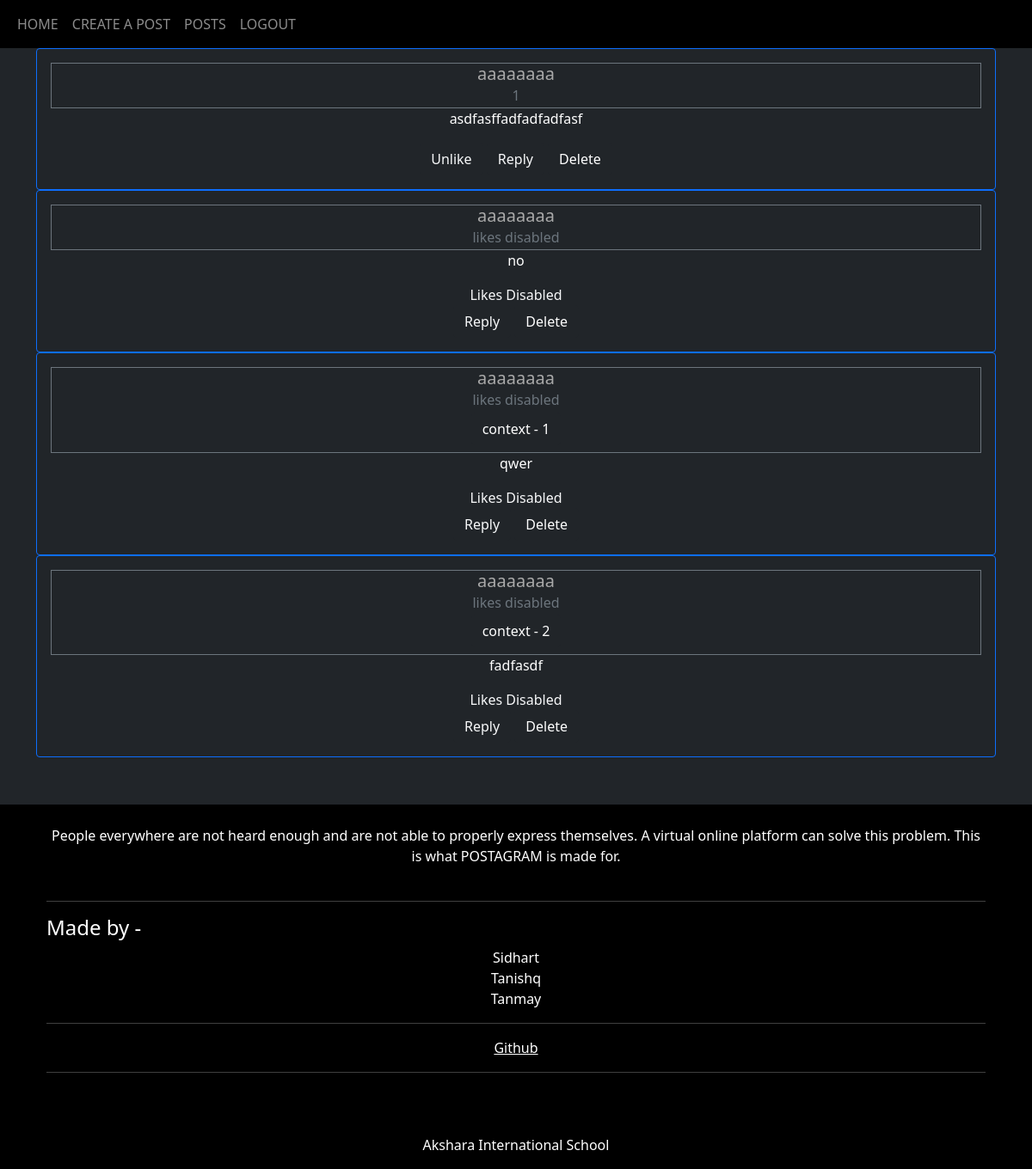
The app's page /posts (signed in) with its own data.
### website/models.py (models this page shows)
class Posts(database.Model):
    id = database.Column(database.Integer, primary_key=True)
    author = database.Column(database.String(150), database.ForeignKey('users.id'), nullable=False)
    parent = database.Column(database.Integer)
    content = database.Column(Text)  # Unlimited length for post content
    likable = database.Column(database.Boolean, default=True)
    likes = database.Column(database.Integer, default=0)

### website/home.py (the view)
@home.route("/posts")
def posts():
    posts = Posts.query.all()
    likes = Likes.query.filter_by(userID=current_user.id).all() if current_user.is_authenticated else []
    likes = [like.postID for like in likes]
    return render_template("posts.html", posts=posts, user=current_user, likes=likes)

### website/__init__.py (called while the page is built)
def create_app():
    app = Flask(__name__)
    app.config['SECRET_KEY'] = "asdf"
    app.config['SQLALCHEMY_DATABASE_URI'] = 'mysql+pymysql://root:root@localhost/postagram'
    database.init_app(app)
    from .home import home
    app.register_blueprint(home, url_prefix="/")
    from .auth import auth
    app.register_blueprint(auth, url_prefix="/")
    from .models import Users, Posts
    create_database(app)
    login_manager = LoginManager()
    login_manager.login_view = "auth.login"
    login_manager.init_app(app)
    @login_manager.user_loader
    def load_user(username):
        return Users.query.get(username)
    return app

### website/templates/posts.html (shortened to what this page needs)
{% extends "base.html" %}
{% block body %}
	{% if posts == [] %}
		{{"nothing yet"}}
	{% else %}
		{% for post in posts %}
			<div class="card bg-dark border border-primary" align="center">
				 <div class="card-body">
				 	<div class="border border-secondary">
				    	<h5 class="card-title">{{post.author}}</h5>
				    	<h6 class="card-subtitle mb-2 text-muted">
				    		{% if post.likable %}
				    			{{ post.likes }}
                            {% else %}
                                likes disabled
				    		{% endif %}
				    	</h6>
				    	<h6 class="card-subtitle mb-2 text-muted">
				    		{% if post.parent != None %}
				    			<a href="/post/{{ post.parent }}" target='_'><button type="button" class="btn btn-dark">context - {{ post.parent}}</button></a>
				    		{% endif %}
				    	</h6>
				 	</div>
				    <p class="card-text text-white">{{ post.content }}</p>
				    {% if post.likable %}
				    	{% if post.id not in likes|list %}
					    	<a href="/like/{{ post.id }}" class=""><button type="button" class="btn btn-dark text-light">Like</button></a>
					    {% else %}
					    	<a href="/like/{{ post.id }}" class=""><button type="button" class="btn btn-dark text-light">Unlike</button></a>
					    {% endif %}
				    {% else %}
				    	<div class="text-light">Likes Disabled</div>
				    {% endif %}
				    <a href="/reply/{{post.id}}" class=""><button type="button" class="btn btn-dark text-light">Reply</button></a>
				    {% if user.id == post.author %}
						<a href="/delete/{{ post.id }}"><button type="button" class="btn btn-dark">Delete</button></a>
					{% endif %}
			 	</div>
			</div>
		{% endfor %}
	{% endif %}
{% endblock %}

### website/templates/base.html (shortened to what this page needs)
<html>
    <head>
        <link href="https://cdn.jsdelivr.net/npm/bootstrap@5.0.2/dist/css/bootstrap.min.css" rel="stylesheet">
    </head>
    <body class="bg-dark" style="color: darkgray;">
        <nav class="navbar navbar-expand-lg navbar-dark" style="background-color: #000000;">
            <div class="container-fluid">
                <div  id='navbar' class="collapse navbar-collapse">
                    <div class="navbar-nav">
                        <a href="/" class="nav-item nav-link">HOME</a>
                        {% if not user.id %}
                        <a href="/signup" class="nav-item nav-link">SIGNUP</a>
                        <a href="/login" class="nav-item nav-link">LOGIN</a>
                        <a href="/posts" class="nav-item nav-link">POSTS</a>
                        {% else %}
                        <a href="/create-post" class="nav-item nav-link">CREATE A POST</a>
                        <a href="/posts" class="nav-item nav-link">POSTS</a>
                        <a href="/logout" class="nav-item nav-link">LOGOUT</a>
                        {% endif %}
                    </div>
                </div>
            </div>
        </nav>
        <div class="container" style="min-height: 110vh;">
        {% block body %}{% endblock %}
        </div>
        <footer class="text-center text-white" style="background-color: black;">
          <div class="container p-4">
            <section class="mb-4">
              <p>
                People everywhere are not heard enough and are not able to properly express themselves. A virtual online platform can solve this problem. This is what POSTAGRAM is made for.
              </p>
            </section>
              <div class="row">
                <ul class="list-unstyled">
                  <li>
                    <hr>
                  </li>
                  <li>
                  <h4 align=left>Made by -</h4>
                  </li>
                  <li>
                    Sidhart
                  </li>
                  <li>
                    Tanishq
                  </li>
                  <li>
                    Tanmay
                  </li>
                  <li>
                    <hr>
                  </li>
                  <li>
                    <a href="https://github.com/justACatBuryMe/posty" class="text-white">Github</a>
                  </li>
                  <li>
                    <hr>
                  </li>
                </ul>
              </div>
          </div>
          <div class="text-center p-3" style="background-color: rgba(0, 0, 0, 0.2);">
            Akshara International School
          </div>
        </footer>
    </body>
</html>

### records on screen
Posts: author "aaaaaaaa", likes "1", content "asdfasffadfadfadfasf"
Posts: author "aaaaaaaa", likable "likes disabled", content "no"
Posts: author "aaaaaaaa", shows "likes disabled", parent "1", content "qwer", shows "Likes Disabled"
Posts: author "aaaaaaaa", shows "likes disabled", parent "2", content "fadfasdf", shows "Likes Disabled"
